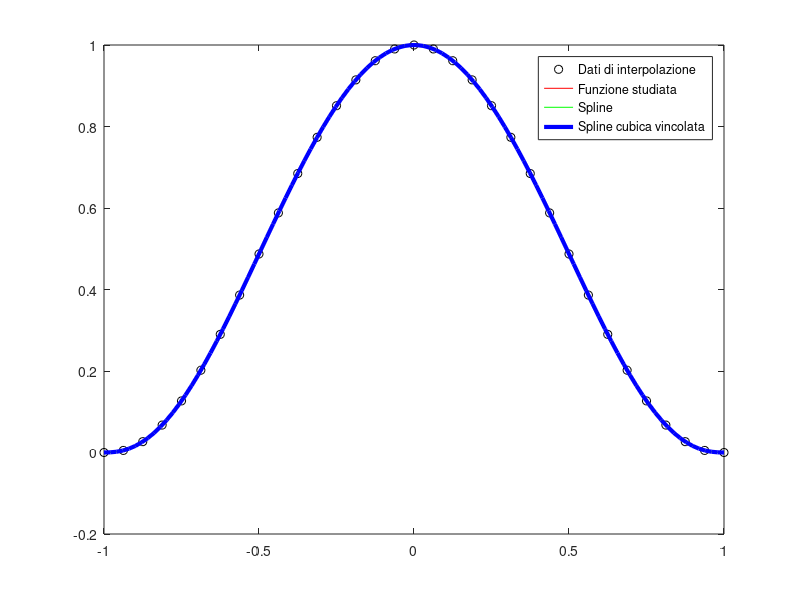
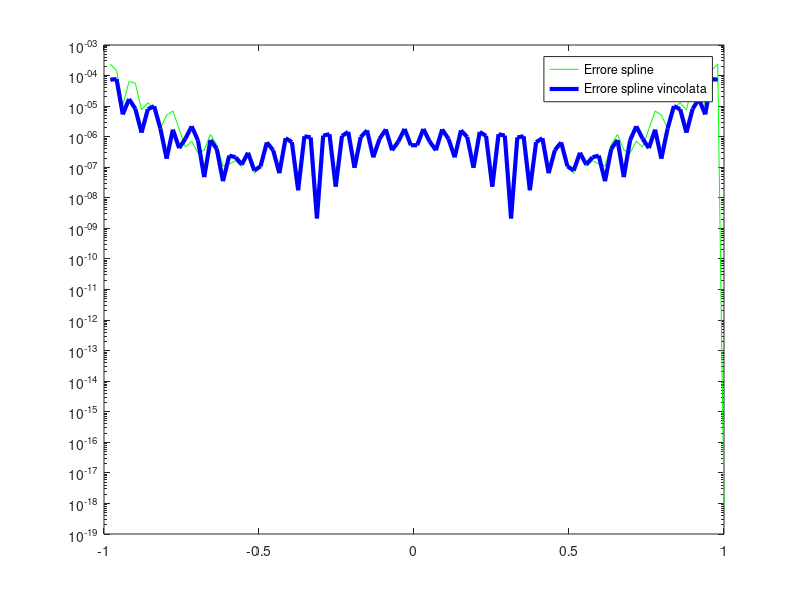

Source code (MATLAB) for these figures, in order:
clc
clear all
close all

a =-1;
b = 1;
f = @(x) (1.-x.^2).^(5/2);
df = @(x) (5/2).*(-2.*x).*(1.-x.^2).^(3/2);
for k=2:1:5
    n = 2^k;
    i = 0:n;
    x = -1.+2.*i./n;
    y=f(x);
    z = linspace(a, b);
    
    s = spline(x, y, z);
    s1 = spline(x, [df(x(1)), y, df(x(end))], z);
    fz = f(z);

    figure(1)
    plot(x, y, 'ko', z, fz,'r', z, s, 'g', z, s1, 'b', 'LineWidth', 3)
    legend("Dati di interpolazione", "Funzione studiata", "Spline", "Spline cubica vincolata")

    err_max = max(abs(fz-s))
    err_max1 = max(abs(fz-s1))

    figure(2);
    semilogy(z, abs(fz-s), "g", z, abs(fz-s1), 'b', 'LineWidth', 3)
    legend("Errore spline", "Errore spline vincolata")
    pause

end
